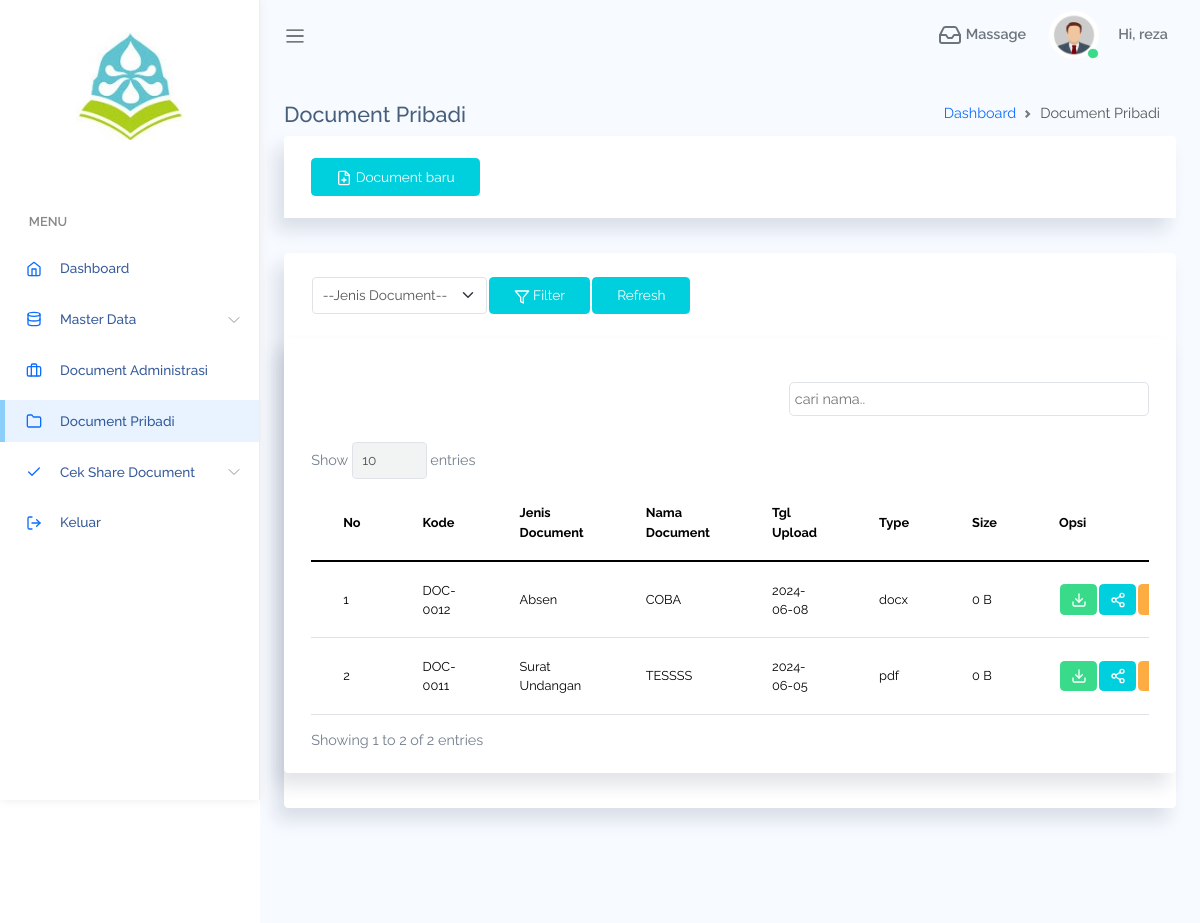
Page /pages/document_pribadi.php (signed in) on the committed database.
### tables this page shows
CREATE TABLE `document_pribadi` (
  `id` int(11) NOT NULL,
  `id_user` int(11) NOT NULL,
  `id_jenis_document` varchar(11) NOT NULL,
  `nama_document` text NOT NULL,
  `file` text NOT NULL,
  `tgl_upload` date NOT NULL
);

CREATE TABLE `jenis_document` (
  `id_jenis_document` int(11) NOT NULL,
  `jenis_document` varchar(100) NOT NULL
);

### pages/document_pribadi.php (the view, shortened to what this page needs)
<?php
include "../koneksi/koneksi.php";
$level = $_SESSION['level'];
$username = $_SESSION['username'];
$id_user = $_SESSION['id_user'];
function fsize($file)
{
    $a = array("B", "KB", "MB", "GB", "TB", "PB");
    $pos = 0;
    $size = filesize($file);
    return round($size, 2) . " " . $a[$pos];
}
?>
<!DOCTYPE html>
<html lang="en">
<head>
    <link rel="stylesheet" href="assets/vendors/DataTables/datatables.css">
    <link rel="stylesheet" href="assets/css/bootstrap.css">
    <link rel="stylesheet" href="assets/css/mystyle.css">
    <link rel="stylesheet" href="assets/vendors/perfect-scrollbar/perfect-scrollbar.css">
    <link rel="stylesheet" href="assets/css/app.css">
</head>
<body>
    <div id="app">
        <div id="sidebar" class='active'>
            <div class="sidebar-wrapper active">
                <div class="sidebar-header">
                    <img style="width: 55%; height: auto; display: block; margin-left: auto; margin-right: auto;"
                        src="assets/images/smk.jpg">
                </div>
                <div class="sidebar-menu">
                    <ul class="menu">
                        <li class='sidebar-title'>Menu</li>
                        <li class="sidebar-item">
                            <a href="dashboard" class='sidebar-link'>
                                <i data-feather="home" width="20"></i>
                                <span>Dashboard</span>
                            </a>
                        </li>
                        <?php
                        if ($level == "Administratif") {
                            ?>
                            <li class="sidebar-item  has-sub">
                                <a href="#" class='sidebar-link'>
                                    <i data-feather="database" width="20"></i>
                                    <span>Master Data</span>
                                </a>
                            </li>
                        <?php } ?>
                        <li class="sidebar-item">
                            <a href="document" class='sidebar-link'>
                                <i data-feather="briefcase" width="20"></i>
                                <span>Document Administrasi</span>
                            </a>
                        </li>
                        <li class="sidebar-item active">
                            <a href="document_pribadi" class='sidebar-link'>
                                <i data-feather="folder" width="20"></i>
                                <span>Document Pribadi</span>
                            </a>
                        </li>
                        <li class="sidebar-item  has-sub">
                            <a href="#" class='sidebar-link'>
                                <i data-feather="check" width="20"></i>
                                <span>Cek Share Document</span>
                            </a>
                        </li>
                        <li class="sidebar-item">
                            <a href="logout" onclick="return confirm('Ingin Keluar dari Aplikasi ?')"
                                class='sidebar-link'>
                                <i data-feather="log-out" width="20"></i>
                                <span>Keluar</span>
                            </a>
                        </li>
                    </ul>
                </div>
            </div>
        </div>
        <div id="main">
            <?php
            require_once "../template/sidebar.php";
            ?>
            <div class="main-content container-fluid">
                <div class="page-title">
                    <div class="row">
                        <div class="col-12 col-md-6 order-md-1 order-last">
                            <h4>Document Pribadi</h4>
                        </div>
                        <div class="col-12 col-md-6 order-md-2 order-first">
                            <nav aria-label="breadcrumb" class='breadcrumb-header'>
                                <ol class="breadcrumb">
                                    <li class="breadcrumb-item"><a href="dashboard">Dashboard</a></li>
                                    <li class="breadcrumb-item active" aria-current="page">Document Pribadi</li>
                                </ol>
                            </nav>
                        </div>
                    </div>
                </div>
                <section class="section">
                    <div class="card">
                        <div class="card-header">
                            <a href="" class="btn btn-info" data-bs-toggle="modal" data-bs-target="#primary"><i
                                    data-feather="file-plus"></i> Document baru</a>
                        </div>
                    </div>
                    <div class="card">
                        <div class="card-header">
                            <form action="" method="post">
                                <table>
                                    <tr>
                                        <td>
                                            <select class="form-select" name="id_jenis_document" required="required">
                                                <option value="">--Jenis Document--</option>
                                            </select>
                                        </td>
                                        <td>
                                            <button type="submit" class="btn btn-info" name="filter"><i
                                                    data-feather="filter"></i> Filter</button>
                                        </td>
                                        <td>
                                            <a href="document_pribadi" class="btn btn-info">Refresh</a>
                                        </td>
                                    </tr>
                                </table>
                            </form>
                        </div>
                        <div class="card">
                            <div class="card-header">
                            </div>
                            <div class="card-body">
                                <div class="box-input">
                                    <input type="text" id="searchInput" placeholder="cari nama..">
                                    <br>
                                </div>
                                <br>
                                <div class="table-responsive">
                                    <table style="color: black; font-size: 9.6pt;" class="table table-datatable"
                                        id="myTable">
                                        <thead>
                                            <tr>
                                                <th>No</th>
                                                <th>Kode</th>
                                                <th>Jenis Document</th>
                                                <th>Nama Document</th>
                                                <th>Tgl Upload</th>
                                                <th>Type</th>
                                                <th>Size</th>
                                                <th>Opsi</th>
                                            </tr>
                                        </thead>
                                        <tbody>
                                            <?php
                                            $no = 1;
                                            if (isset($_POST['filter'])) {
                                                $id_jenis_document = $_POST['id_jenis_document'];
                                                $Document = mysqli_query($koneksi, "SELECT * FROM document_pribadi
                                                                                    INNER JOIN jenis_document
                                                                                    ON document_pribadi.id_jenis_document = jenis_document.id_jenis_document
                                                                                    WHERE document_pribadi.id_jenis_document = '$id_jenis_document'
                                                                                    AND document_pribadi.id_user = '$id_user'
                                                                                    ORDER BY document_pribadi.nama_document");
                                            } else {
                                                $Document = mysqli_query($koneksi, "SELECT * FROM document_pribadi
                                                                                    INNER JOIN jenis_document
                                                                                    ON document_pribadi.id_jenis_document = jenis_document.id_jenis_document
                                                                                    WHERE document_pribadi.id_user = '$id_user'
                                                                                    ORDER BY document_pribadi.nama_document");
                                            }
                                            while ($row_Document = mysqli_fetch_array($Document)) {
                                                $rfile = $row_Document['file'];
                                                $file = "file_pribadi/$username/$rfile";
                                                ?>
                                                <tr style="color: black;">
                                                    <td><?= $no++ ?></td>
                                                    <td><?= ($row_Document['id'] > 1000) ? 'DOC-' . $row_Document['id'] : 'DOC-00' . $row_Document['id'] ?>
                                                    </td>
                                                    <td><?= $row_Document['jenis_document']; ?></td>
                                                    <td><?= $row_Document['nama_document']; ?></td>
                                                    <td><?= $row_Document['tgl_upload']; ?></td>
                                                    <td>
                                                        <?php
                                                        $x = explode('.', $rfile);
                                                        $type = strtolower(end($x));
                                                        echo $type;
                                                        ?>
                                                    </td>
                                                    <td>
                                                        <?= fsize($file); ?>
                                                    </td>
                                                    <td>
                                                        <table>
                                                            <tr>
                                                                <td>
                                                                    <a style="font-size: 6pt;" href="<?= $file ?>"
                                                                        class="btn icon btn-success" download>
                                                                        <i data-feather="download"></i>
                                                                    </a>
                                                                </td>
                                                                <td>
                                                                    <a style="font-size: 6pt;" href="<?= $file ?>"
                                                                        class="btn icon btn-info" data-bs-toggle="modal"
                                                                        data-bs-target="#share<?= $row_Document['id'] ?>">
                                                                        <i data-feather="share-2"></i>
                                                                    </a>
                                    </div>
                                    <td>
                                        <a style="font-size: 6pt;" href="" class="btn icon btn-warning"
                                            data-bs-toggle="modal" data-bs-target="#edit<?= $row_Document['id'] ?>">
                                        </a>
                                </div>
                            <?php } ?>
                                    <?php
                                    if (isset($_POST['filter'])) {
                                        $id_jenis_document = $_POST['id_jenis_document'];
                                        $Document = mysqli_query($koneksi, "SELECT * FROM document_pribadi
                                                                            INNER JOIN jenis_document
                                                                            ON document_pribadi.id_jenis_document = jenis_document.id_jenis_document
                                                                            WHERE document_pribadi.id_jenis_document = '$id_jenis_document'
                                                                            AND document_pribadi.id_user = '$id_user'
                                                                            ORDER BY document_pribadi.nama_document");
                                    } else {
                                        $Document = mysqli_query($koneksi, "SELECT * FROM document_pribadi
                                                                            INNER JOIN jenis_document
                                                                            ON document_pribadi.id_jenis_document = jenis_document.id_jenis_document
                                                                            WHERE document_pribadi.id_user = '$id_user'
                                                                            ORDER BY document_pribadi.nama_document");
                                    }
                                    while ($row_Document = mysqli_fetch_array($Document)) {
                                        ?>
                            </div>
                        </div>
                    <?php } ?>
    <?php
    require_once "../template/footer.php";
    ?>
</body>
</html>

### rows in the picture
document_pribadi: id "12", id_jenis_document.jenis_document "Absen", nama_document "COBA", tgl_upload "2024-06-08", type "docx", file "0 B"
document_pribadi: id "11", id_jenis_document.jenis_document "Surat Undangan", nama_document "TESSSS", tgl_upload "2024-06-05", type "pdf", file "0 B"

### other values in the picture
$_SESSION['username'] "reza"
